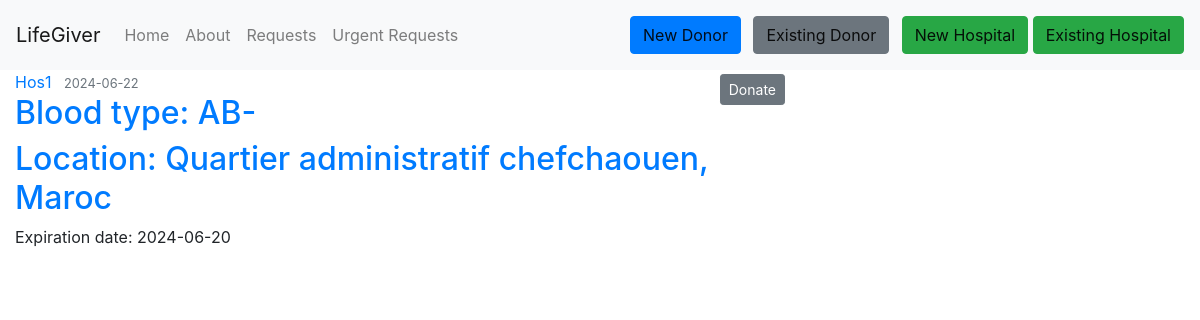
/urgent_don_request/1, run on an earlier commit of the app's database.
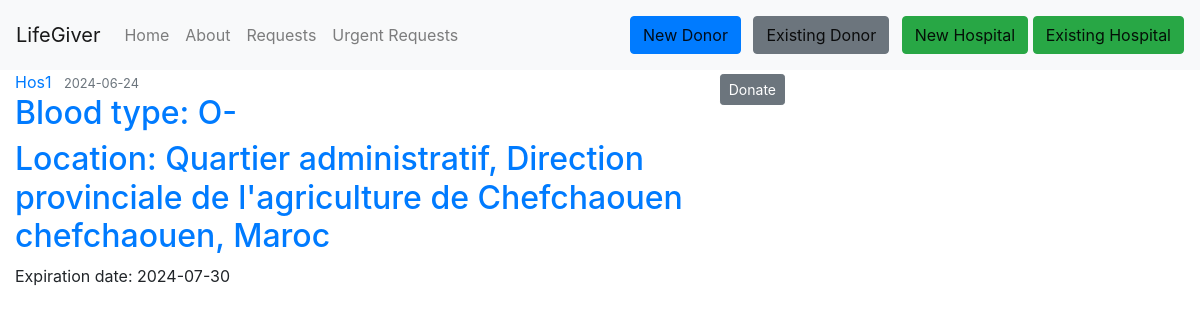
And on a later commit of the database.
### Lifegiver_test/lifegiver/models.py (models this page shows, shortened)
class UrgentRequest(db.Model):
    id = db.Column(db.Integer, primary_key=True)
    hospital_id = db.Column(db.Integer, db.ForeignKey('hospital.id'), nullable=False)
    blood_type = db.Column(db.Enum('O-', 'O+', 'A-', 'A+', 'B-', 'B+', 'AB-', 'AB+'), nullable=False)
    request_date = db.Column(db.DateTime, nullable=False, default=datetime.now)
    expiration_date = db.Column(db.DateTime, nullable=False, default=lambda: datetime.now() + timedelta(days=15))

class Hospital(db.Model, UserMixin):
    __tablename__ = 'hospital'
    id = db.Column(db.Integer, primary_key=True)
    name = db.Column(db.String(225), nullable=False)
    image_file = db.Column(db.String(20), nullable=False, default='default1.png')
    street = db.Column(db.String(500), nullable=True)
    city = db.Column(db.String(100), nullable=True)
    province = db.Column(db.String(100), nullable=True)
    zip_code = db.Column(db.String(45), nullable=True)
    country = db.Column(db.String(100), nullable=True)
    phone_number = db.Column(db.String(45), nullable=False)
    email = db.Column(db.String(125), unique=True, nullable=False)
    password = db.Column(db.String(60), nullable=False)
    barcode = db.Column(db.String(100), unique=True, nullable=False)
    hospital_donations = db.relationship('UserDonation', backref='hospital_donation', lazy=True)
    hospital_requests = db.relationship('DonationRequest', backref='hospital_request', lazy=True)
    urgent_requests = db.relationship('UrgentRequest', backref='hospital_urgent_request', lazy=True)

### Lifegiver_test/lifegiver/route.py (the view)
@app.route('/urgent_don_request/<int:urgent_request_id>', methods=['POST', 'GET'], strict_slashes=False)
def urgent_don_request(urgent_request_id):
    urgent_don_request = UrgentRequest.query.get_or_404(urgent_request_id)
    return render_template('urgent_request_by_id.html', title='Urgent Request By ID page', request=urgent_don_request)

### Lifegiver_test/lifegiver/templates/urgent_request_by_id.html (shortened to what this page needs)
{% extends "layout.html" %}
{% block content %}
        <article class="media content-section">
          <div class="media-body">
            <div class="article-metadata">
              <a class="mr-2" href="{{ url_for('hospital_urgent_requests', name=request.hospital_urgent_request.name) }}">{{ request.hospital_urgent_request.name }}</a>
              <small class="text-muted">{{ request.request_date.strftime('%Y-%m-%d') }}</small>
            </div>
            <h2><a class="article-title" href="#">{{ 'Blood type: ' ~ request.blood_type }}</a></h2>
            <h2><a class="article-title" href="#">{{ 'Location: ' ~ request.hospital_urgent_request.street ~ ' ' ~ request.hospital_urgent_request.city ~ ', ' ~ request.hospital_urgent_request.country }}</a></h2>
            <p class="article-content">{{ 'Expiration date: ' ~ request.expiration_date.strftime('%Y-%m-%d') }}</p>
          </div>
          <div>
            <a class="btn btn-secondary btn-sm mt-1 mb-1" href="{{ url_for('urgent_donation', don_request_id=request.hospital_urgent_request.id) }}">Donate</a>
          </div>
        </article>
{% endblock content %}

What changed in the data, as far as the page shows it:
changed Hospital "Hos1": street+city+country "Location: Quartier administratif chefchaouen, Maroc" → "Location: Quartier administratif, Direction provinciale de l'agriculture de Chefchaouen chefchaouen, Maroc"
changed UrgentRequest: request_date "2024-06-22" → "2024-06-24"; blood_type "Blood type: AB-" → "Blood type: O-"; expiration_date "Expiration date: 2024-06-20" → "Expiration date: 2024-07-30"
